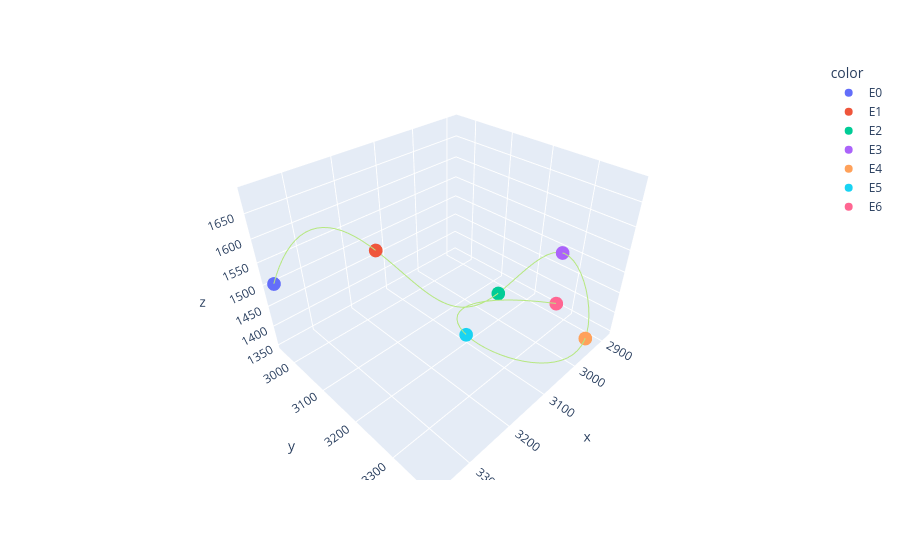

Source (notebook cell):
### Markdown cell above
We can easily visualize one or more traces by their trace_IDs now, either one or several (by a list of trace_IDs). To do this we load the tracing functions module that contains several helper functions for trace analysis.

### Code cell
tr.plot_traces(traces,[13])

### Figure 1 — Plotly figure (JSON) as saved in the notebook; plotly's stock layout.template omitted (floating-point values rounded to 4 significant figures)
{"data": [{"hoverlabel": {"namelength": 0}, "hovertemplate": "color=E0<br>x=%{x}<br>y=%{y}<br>z=%{z}", "legendgroup": "E0", "marker": {"color": "#636efa", "symbol": "circle"}, "mode": "markers", "name": "E0", "scene": "scene", "showlegend": true, "type": "scatter3d", "x": [3365.0], "y": [2956.0], "z": [1502.0]}, {"hoverlabel": {"namelength": 0}, "hovertemplate": "color=E1<br>x=%{x}<br>y=%{y}<br>z=%{z}", "legendgroup": "E1", "marker": {"color": "#EF553B", "symbol": "circle"}, "mode": "markers", "name": "E1", "scene": "scene", "showlegend": true, "type": "scatter3d", "x": [3294.0], "y": [3186.0], "z": [1650.0]}, {"hoverlabel": {"namelength": 0}, "hovertemplate": "color=E2<br>x=%{x}<br>y=%{y}<br>z=%{z}", "legendgroup": "E2", "marker": {"color": "#00cc96", "symbol": "circle"}, "mode": "markers", "name": "E2", "scene": "scene", "showlegend": true, "type": "scatter3d", "x": [3024.0], "y": [3212.0], "z": [1434.0]}, {"hoverlabel": {"namelength": 0}, "hovertemplate": "color=E3<br>x=%{x}<br>y=%{y}<br>z=%{z}", "legendgroup": "E3", "marker": {"color": "#ab63fa", "symbol": "circle"}, "mode": "markers", "name": "E3", "scene": "scene", "showlegend": true, "type": "scatter3d", "x": [2894.0], "y": [3269.0], "z": [1497.0]}, {"hoverlabel": {"namelength": 0}, "hovertemplate": "color=E4<br>x=%{x}<br>y=%{y}<br>z=%{z}", "legendgroup": "E4", "marker": {"color": "#FFA15A", "symbol": "circle"}, "mode": "markers", "name": "E4", "scene": "scene", "showlegend": true, "type": "scatter3d", "x": [2944.0], "y": [3377.0], "z": [1367.0]}, {"hoverlabel": {"namelength": 0}, "hovertemplate": "color=E5<br>x=%{x}<br>y=%{y}<br>z=%{z}", "legendgroup": "E5", "marker": {"color": "#19d3f3", "symbol": "circle"}, "mode": "markers", "name": "E5", "scene": "scene", "showlegend": true, "type": "scatter3d", "x": [3175.0], "y": [3266.0], "z": [1454.0]}, {"hoverlabel": {"namelength": 0}, "hovertemplate": "color=E6<br>x=%{x}<br>y=%{y}<br>z=%{z}", "legendgroup": "E6", "marker": {"color": "#FF6692", "symbol": "circle"}, "mode": "markers", "name": "E6", "scene": "scene", "showlegend": true, "type": "scatter3d", "x": [2968.0], "y": [3314.0], "z": [1434.0]}, {"mode": "lines", "showlegend": false, "type": "scatter3d", "x": [3365.0, 3365.0, 3365.0, 3364.0, 3363.0, 3362.0, 3360.0, 3358.0, 3355.0, 3351.0, 3348.0, 3344.0, 3339.0, 3334.0, 3329.0, 3323.0, 3317.0, 3311.0, 3304.0, 3297.0, 3289.0, 3281.0, 3273.0, 3264.0, 3255.0, 3246.0, 3236.0, 3226.0, 3216.0, 3205.0, 3194.0, 3183.0, 3171.0, 3159.0, 3147.0, 3135.0, 3122.0, 3109.0, 3095.0, 3082.0, 3068.0, 3054.0, 3039.0, 3025.0, 3010.0, 2995.0, 2980.0, 2966.0, 2952.0, 2939.0, 2927.0, 2916.0, 2906.0, 2898.0, 2892.0, 2888.0, 2886.0, 2885.0, 2886.0, 2889.0, 2893.0, 2899.0, 2906.0, 2915.0, 2924.0, 2935.0, 2947.0, 2959.0, 2973.0, 2987.0, 3001.0, 3016.0, 3031.0, 3047.0, 3062.0, 3076.0, 3091.0, 3105.0, 3118.0, 3130.0, 3141.0, 3152.0, 3160.0, 3168.0, 3174.0, 3178.0, 3180.0, 3180.0, 3178.0, 3174.0, 3167.0, 3157.0, 3145.0, 3130.0, 3111.0, 3090.0, 3065.0, 3036.0, 3004.0, 2968.0], "y": [2956.0, 2978.0, 2998.0, 3018.0, 3036.0, 3052.0, 3068.0, 3083.0, 3096.0, 3108.0, 3120.0, 3130.0, 3140.0, 3149.0, 3157.0, 3164.0, 3170.0, 3176.0, 3181.0, 3185.0, 3189.0, 3192.0, 3195.0, 3197.0, 3199.0, 3200.0, 3202.0, 3203.0, 3203.0, 3204.0, 3204.0, 3204.0, 3204.0, 3204.0, 3204.0, 3205.0, 3205.0, 3205.0, 3206.0, 3206.0, 3207.0, 3209.0, 3210.0, 3212.0, 3215.0, 3218.0, 3221.0, 3225.0, 3229.0, 3235.0, 3240.0, 3247.0, 3254.0, 3263.0, 3272.0, 3281.0, 3292.0, 3303.0, 3313.0, 3324.0, 3335.0, 3345.0, 3354.0, 3362.0, 3369.0, 3374.0, 3378.0, 3380.0, 3380.0, 3379.0, 3376.0, 3372.0, 3367.0, 3361.0, 3354.0, 3346.0, 3338.0, 3329.0, 3320.0, 3311.0, 3302.0, 3293.0, 3284.0, 3276.0, 3268.0, 3261.0, 3255.0, 3250.0, 3246.0, 3243.0, 3241.0, 3241.0, 3243.0, 3247.0, 3252.0, 3260.0, 3270.0, 3282.0, 3297.0, 3314.0], "z": [1502.0, 1534.0, 1562.0, 1587.0, 1609.0, 1628.0, 1644.0, 1658.0, 1668.0, 1677.0, 1683.0, 1686.0, 1688.0, 1688.0, 1686.0, 1682.0, 1676.0, 1670.0, 1662.0, 1653.0, 1642.0, 1631.0, 1620.0, 1607.0, 1594.0, 1581.0, 1568.0, 1554.0, 1540.0, 1527.0, 1514.0, 1502.0, 1490.0, 1478.0, 1468.0, 1458.0, 1450.0, 1443.0, 1437.0, 1433.0, 1430.0, 1429.0, 1430.0, 1433.0, 1438.0, 1445.0, 1453.0, 1462.0, 1470.0, 1479.0, 1486.0, 1492.0, 1496.0, 1498.0, 1496.0, 1492.0, 1485.0, 1475.0, 1464.0, 1451.0, 1437.0, 1424.0, 1410.0, 1397.0, 1384.0, 1374.0, 1365.0, 1359.0, 1354.0, 1352.0, 1352.0, 1353.0, 1356.0, 1360.0, 1365.0, 1372.0, 1379.0, 1387.0, 1396.0, 1405.0, 1414.0, 1424.0, 1433.0, 1442.0, 1451.0, 1459.0, 1467.0, 1474.0, 1480.0, 1484.0, 1488.0, 1490.0, 1490.0, 1489.0, 1485.0, 1480.0, 1472.0, 1462.0, 1449.0, 1434.0]}], "layout": {"legend": {"title": {"text": "color"}, "tracegroupgap": 0}, "margin": {"t": 60}, "scene": {"domain": {"x": [0, 1], "y": [0, 1]}, "xaxis": {"title": {"text": "x"}}, "yaxis": {"title": {"text": "y"}}, "zaxis": {"title": {"text": "z"}}}}}
